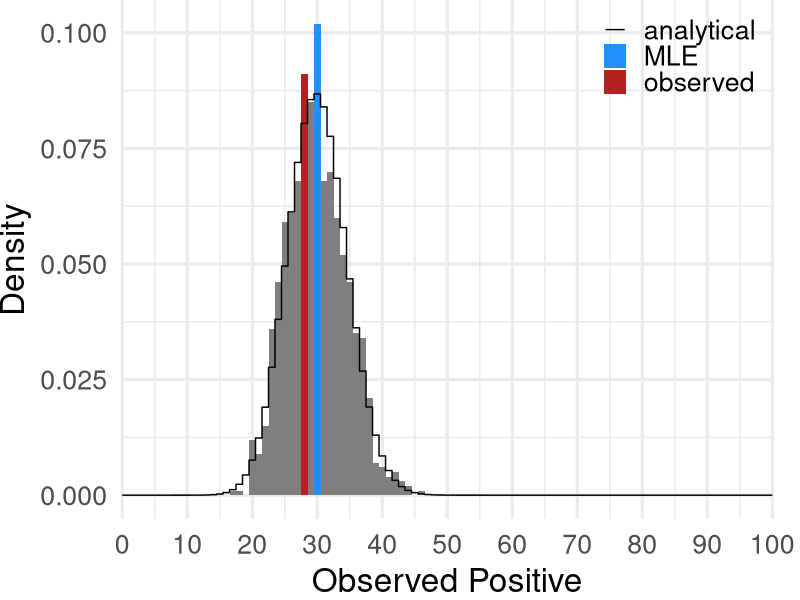
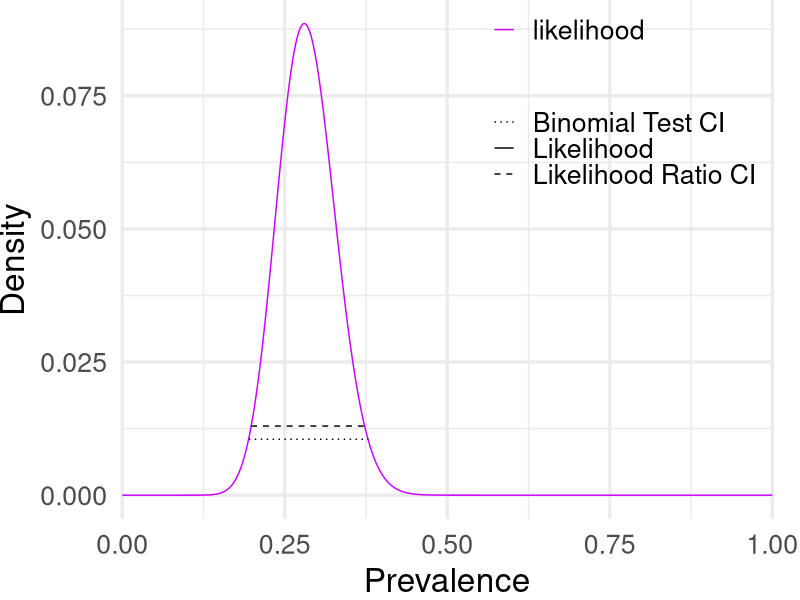
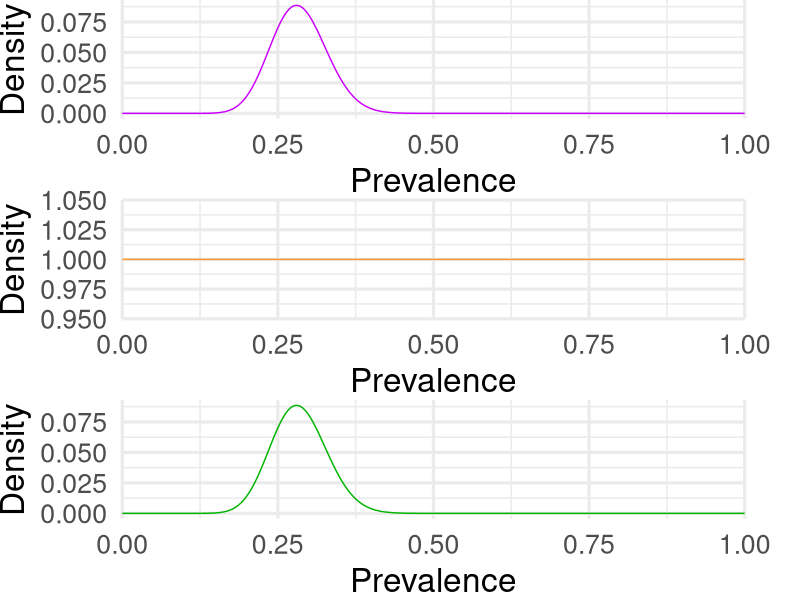
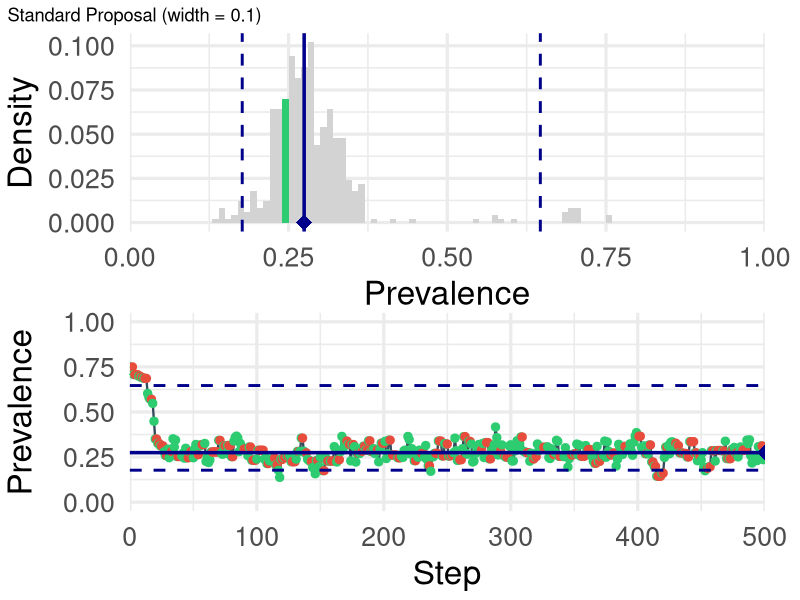
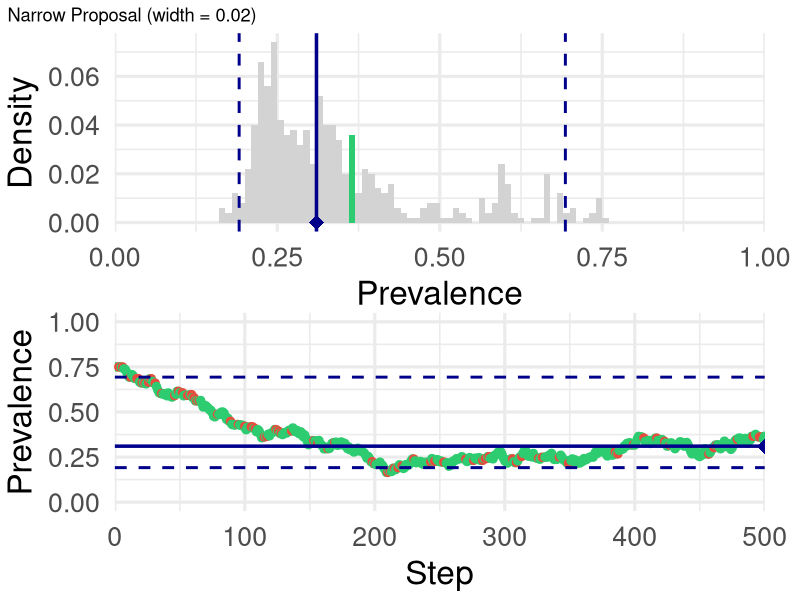
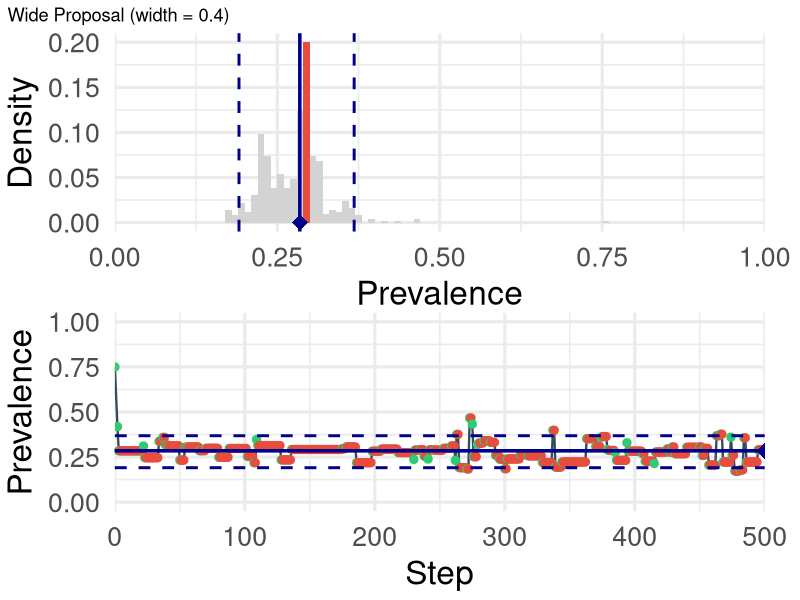
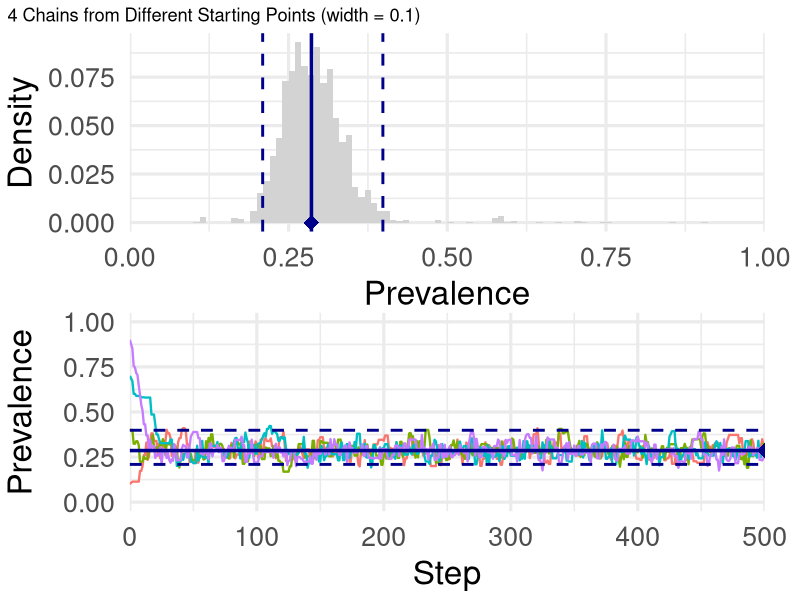

Generate these figures, in order, with R:
#' Introduction to Inference
#' [MMED](https://www.ici3d.org/MMED)
#' Steve Bellan 2012, 2015
#' Carl Pearson 2025, 2026
#' Claire Perrin Smith 2026
#'
#' By the end of this tutorial you should be able to:
#'  * Write a likelihood function for binomially distributed data
#'  * Explain the Metropolis-Hastings algorithm
#'  * Explain how proposal distribution affects MCMC convergence
#'  * Assess MCMC convergence with the Gelman-Rubin diagnostic
#'    and trace plots
#'
#' -----------------------------------------------------------------------------

################################################################################
# STEP 0: SETUP ################################################################
################################################################################

#' Setup the `???` object you need replace
`???` <- function(msg) {
  stop(sprintf("Error: you need to %s!", msg), call. = FALSE)
}

#' Load packages
library(dplyr)
library(tidyr)
library(ggplot2)
library(patchwork)

#' Setup Reference Plotting Colors
plot_colors <- c(
  posterior = "#00b300",
  likelihood = "#cc00ff",
  prior = "#ff9933",
  denom = "#0099ff",
  analytical = "#000000",
  MLE = "dodgerblue",
  observed = "firebrick",
  other_samples = "lightgrey"
)

#' Setup Reference Values
true_prevalence <- 0.3
sample_size <- 100L
observation <- 28L

#' define some reusable scales for plotting
scale_x_observed <- function(
  sample_size,
  name = "Observed Positive",
  breaks = seq(0, sample_size, by = 10),
  expand = expansion(mult = 0),
  limits = c(0, sample_size),
  ...
) {
  args <- as.list(environment())
  args$sample_size <- NULL
  do.call(scale_x_continuous, args)
}

scale_x_prevalence <- function(
  name = "Prevalence",
  limits = c(0, 1),
  expand = expansion(mult = 0),
  ...
) {
  do.call(scale_x_continuous, as.list(environment()))
}

scale_y_density <- function(name = "Density", ...) {
  do.call(scale_y_continuous, as.list(environment()))
}

scale_color_views <- function(
  name = NULL,
  values = plot_colors,
  aesthetics = c("color", "fill"),
  ...
) {
  do.call(scale_color_manual, as.list(environment()))
}

scale_linetype_views <- function(
  name = NULL,
  values = c(
    "Likelihood" = "solid",
    "Binomial Test CI" = "dotted",
    "Likelihood Ratio CI" = "dashed"
  ),
  ...
) {
  do.call(scale_linetype_manual, as.list(environment()))
}

theme_legend <- function(
  position = c(1, 1),
  justification = c(1, 1),
  ...
) {
  theme(
    legend.position = "inside",
    legend.position.inside = position,
    legend.justification.inside = justification,
    ...
  )
}

#' @title Likelihood Ratio Tester
#'
#' @param par a comparison parameter value
#' @param llFun the log-likelihood function, f(par)
#' @param llmle the log-likelihood of the MLE
#'
#'
likelihood_ratio <- function(
  par,
  llFun,
  llmle
) {
  2 * (llmle - llFun(par))
}

#' @title Solve Binomial Confidence Interval Limits
#'
#' @description Finds the confidence interval bounds on either side of the MLE for a binomial proportion
#' where the likelihood ratio statistic equals the target critical value from the chi-squared distribution.
#'
#' @param observed_positive integer; number of observed positive outcomes (successes)
#' @param sample_size integer; total number of trials
#' @param target_ci numeric; the target critical value from qchisq (e.g. qchisq(0.95, df = 1))
#'
#' @return A named numeric vector with the 'lower' and 'upper' confidence limits.
#' @examples
#' lr_binomial_ci(observed_positive = 23, sample_size = 100, target_ci = 0.95)
lr_binomial_ci <- function(observed_positive, sample_size, target_ci) {
  p_mle <- observed_positive / sample_size
  target_value <- qchisq(target_ci, 1)
  llmle <- dbinom(
    observed_positive,
    size = sample_size,
    prob = p_mle,
    log = TRUE
  )

  # Objective function to minimize: we want the absolute likelihood ratio to match target_ci
  obj_fun <- function(p) {
    (likelihood_ratio(
      par = p,
      llFun = \(p) {
        dbinom(observed_positive, size = sample_size, prob = p, log = TRUE)
      },
      llmle = llmle
    ) -
      target_value)^2
  }

  # Solve on the left side of the MLE (if p_mle > 0)
  if (p_mle == 0) {
    lower_bound <- 0
  } else {
    lower_bound <- optimize(obj_fun, interval = c(0, p_mle))$minimum
  }

  # Solve on the right side of the MLE (if p_mle < 1)
  if (p_mle == 1) {
    upper_bound <- 1
  } else {
    upper_bound <- optimize(obj_fun, interval = c(p_mle, 1))$minimum
  }

  return(c(lower_bound, upper_bound))
}

#' @examples
#' binomial_ci(observed_positive = 23, sample_size = 100, target_ci = 0.95)
binomial_ci <- function(observed_positive, sample_size, target_ci) {
  as.numeric(
    binom.test(
      observed_positive,
      sample_size,
      conf.level = target_ci
    )$conf.int
  )
}

################################################################################
# STEP 1: RECALL THE BINOMIAL ##################################################
################################################################################

#' First, let's simulate many experiments of sample_size = 100

set.seed(42)
random_samples <- data.frame(
  sample_id = seq_len(1000),
  observed_positive = rbinom(1000, sample_size, true_prevalence)
)

#' What is the probability of observing `observed_positive` in a sample of size
#' `sample_size`, given a true prevalence of `true_prevalence`?
dMystery <- function(
  observed_positive,
  sample_size,
  true_prevalence,
  log = FALSE
) {
  # dbinom is the probability mass function of the binomial distribution
  dbinom(
    observed_positive,
    size = sample_size,
    prob = true_prevalence,
    log = log
  )
}


#' @title A Distribution Plotting Function
#'
#' @param dSomething a distribution function, f(observed_position, sample_size, true_prevalence)
#' @param samples A data frame with `observed_positive` column
#' @param true_prevalence a proportion, number in [0, 1]; the true prevalence
#' @param sample_size The sample size
#' @param observation A particular value observed positive
#'
#' @return A ggplot object showing the distribution of the observed positives
distro_plot <- function(
  dSomething,
  samples,
  true_prevalence,
  sample_size,
  observation
) {
  ggplot(samples) +
    aes(x = observed_positive) +
    geom_histogram(
      aes(
        y = after_stat(density),
        fill = after_stat(case_when(
          x == round(true_prevalence * sample_size) ~ "MLE",
          x == observation ~ "observed",
          .default = "other samples"
        ))
      ),
      binwidth = 1L,
      center = 0
    ) +
    stat_function(
      mapping = aes(color = "analytical"),
      fun = \(x) dSomething(x, sample_size, true_prevalence),
      geom = "step",
      n = sample_size + 1,
      direction = "mid"
    ) +
    scale_x_observed(sample_size = sample_size) +
    scale_y_density() +
    scale_color_views() +
    coord_cartesian(clip = "off") +
    theme_minimal(base_size = 24) +
    theme_legend(plot.margin = margin(r = 20))
}

ggsave(
  "testing/binomial_distro.png",
  distro_plot(
    dMystery,
    random_samples,
    true_prevalence,
    sample_size,
    observation
  ),
  height = 4,
  width = 12,
  dpi = 1200,
  bg = "transparent"
)

#' #############################################################################
#' # STEP 2: RECALL LIKELIHOOD #################################################
#' #############################################################################

#' What is the likelihood of `true_prevalence` given `observed_positive` in a
#' sample of size `sample_size`?
lMystery <- function(
  true_prevalence,
  observed_positive = observation,
  sample_size = 100L,
  log = FALSE
) {
  dMystery(
    observed_positive = observed_positive,
    sample_size = sample_size,
    true_prevalence = true_prevalence,
    log = log
  )
}

#' @title A Likelihood Plotting Function
#'
#' @param lSomething a likelihood function
#' @param type a character string; the name of the likelihood function
#' @param observed_positive integer; the number of observed positive cases
#' @param sample_size integer; the sample size
#' @param x_label a character string; the label for the x-axis
#' @param y_label a character string; the label for the y-axis
#' @param title a character string; the title of the plot
#' @param show_legend a logical; whether to show the legend
#' @param lr_ci numeric vector of length 2; optionally, likelihood ratio CI limits
#' @param binom_ci numeric vector of length 2; optionally, binom.test CI limits
#' @param what a character string; alias for type
#'
#' @return A ggplot object showing the likelihood function
likelihood_plot <- function(
  lSomething,
  type = "likelihood",
  lr_ci = NULL,
  binom_ci = NULL,
  what = type
) {
  p <- ggplot() +
    geom_function(
      mapping = aes(color = what, linetype = "Likelihood"),
      fun = lSomething,
      n = 1001
    ) +
    scale_x_prevalence() +
    scale_y_density() +
    scale_color_views() +
    coord_cartesian(clip = "off") +
    theme_minimal(base_size = 24)

  # Optionally add likelihood ratio CI annotations
  if (!is.null(lr_ci)) {
    y_lr <- mean(lSomething(lr_ci))
    p <- p +
      geom_segment(aes(
        x = lr_ci[1],
        xend = lr_ci[2],
        y = y_lr,
        yend = y_lr,
        linetype = "Likelihood Ratio CI"
      ))
  }

  # Optionally add binom.test CI annotations
  if (!is.null(binom_ci)) {
    y_bt <- mean(lSomething(binom_ci))
    p <- p +
      geom_segment(aes(
        x = binom_ci[1],
        xend = binom_ci[2],
        y = y_bt,
        yend = y_bt,
        linetype = "Binomial Test CI"
      ))
  }

  if (!is.null(binom_ci) || !is.null(lr_ci)) {
    p <- p + scale_linetype_views()
  }

  return(p)
}

# draw and save likelhood function

# Calculate CI limits for plotting/annotation
lr_limits <- lr_binomial_ci(
  observed_positive = observation,
  sample_size = sample_size,
  target_ci = 0.95
)

binom_limits <- binomial_ci(
  observed_positive = observation,
  sample_size = sample_size,
  target_ci = 0.95
)

likelihood_curve_plot <- likelihood_plot(
  lMystery,
  lr_ci = lr_limits,
  binom_ci = binom_limits
)

ggsave(
  "testing/likelihood.png",
  likelihood_curve_plot + theme_legend(plot.margin = margin(r = 20)),
  height = 4,
  width = 12,
  dpi = 1200,
  bg = "transparent"
)

#' #############################################################################
#' # STEP 3: COMBINED LIKELIHOOD, PRIOR, AND POSTERIOR PLOTS #####################
#' #############################################################################

#' Introduce a prior which takes no position on the prevalence
priorMystery <- function(latent_probability) {
  dunif(latent_probability, 0, 1)
}

#' Define a function to calculate the posterior probability
posterior_fun <- function(
  priorMystery,
  lMystery,
  observed_positive = observation,
  sample_size = 100L
) {
  function(latent_probability) {
    return(
      lMystery(latent_probability, observed_positive, sample_size) *
        priorMystery(latent_probability)
    )
  }
}

# use a plotting function to display the prior, likelihood, and posterior

compare_plot <- function(
  orig_plot,
  prior_fun,
  likelihood_fun,
  observed_positive = observation,
  sample_size = 100L
) {
  (orig_plot /
    likelihood_plot(
      prior_fun,
      type = "prior"
    ) /
    likelihood_plot(
      posterior_fun(prior_fun, likelihood_fun, observed_positive, sample_size),
      type = "posterior"
    )) +
    plot_layout(guides = "collect")
}

combined_plot <- compare_plot(
  likelihood_plot(lMystery),
  priorMystery,
  lMystery
) &
  theme(legend.position = "none", plot.margin = margin(r = 20))

ggsave(
  "testing/combined_plots.png",
  combined_plot,
  height = 8,
  width = 12,
  dpi = 1200,
  bg = "transparent"
)

################################################################################
# STEP 4: MCMC in practice #####################################################
################################################################################

# write a proposal function, which moves symmetrically
# about the current value

proposalMystery <- function(initial_prevalence, proposal_width = 0.1) {
  return(initial_prevalence + proposal_width * runif(n = 1L, min = -1, max = 1))
}

# now let's iteratively use that proposal

# Initialize MCMC variables
set.seed(42)
max_steps <- 500
current_prev <- 0.75 # reasonable starting point
post_fun <- posterior_fun(priorMystery, lMystery, observation, sample_size)

# Safe posterior function that returns 0 if out of bounds to avoid warnings
safe_posterior <- function(p) {
  if (p < 0 || p > 1) {
    return(0)
  }
  return(post_fun(p))
}

make_mcmc_plot <- function(history_df, max_steps = 500, title = "", ci = NULL) {
  # Define bins
  bin_width <- 0.01
  bin_breaks <- seq(0, 1, by = bin_width)
  bin_centers <- seq(bin_width / 2, 1 - bin_width / 2, by = bin_width)

  # Bin history
  history_df$bin_center <- (floor(history_df$prevalence * 100) + 0.5) / 100

  # Calculate counts and pad empty bins
  bin_counts <- history_df |>
    group_by(bin_center) |>
    summarise(count = n(), .groups = 'drop') |>
    complete(bin_center = bin_centers, fill = list(count = 0))

  is_multichain <- "chain" %in% names(history_df)

  # Determine highlight color status for the final step
  last_idx <- nrow(history_df)
  if (is_multichain) {
    bin_counts$status <- "neutral"
  } else {
    current_prev <- history_df$prevalence[last_idx]
    current_bin <- (floor(current_prev * 100) + 0.5) / 100
    accepted_step <- history_df$accepted[last_idx]

    bin_counts <- bin_counts |>
      mutate(
        status = case_when(
          bin_center == current_bin & accepted_step ~ "accepted",
          bin_center == current_bin & !accepted_step ~ "rejected",
          TRUE ~ "neutral"
        )
      )
  }

  # Plot the posterior histogram
  p_step <- ggplot(bin_counts) +
    aes(x = bin_center, y = count / last_idx, fill = status) +
    geom_col(width = bin_width) +
    scale_fill_manual(
      values = c(
        "accepted" = "#2ECC71", # green
        "rejected" = "#E74C3C", # red
        "neutral" = "lightgrey"
      ),
      guide = "none"
    ) +
    scale_x_continuous(
      name = "Prevalence",
      limits = c(0, 1),
      expand = expansion(mult = 0)
    ) +
    scale_y_continuous(name = "Density") +
    theme_minimal(base_size = 24) +
    theme(plot.margin = margin(r = 20))

  # Trace plot
  if (is_multichain) {
    p_trace <- ggplot(history_df) +
      aes(x = step, y = prevalence, color = factor(chain)) +
      geom_line(linewidth = 0.8) +
      scale_x_continuous(
        name = "Step",
        limits = c(0, max_steps),
        expand = expansion(mult = 0)
      ) +
      scale_y_continuous(
        name = "Prevalence",
        limits = c(0, 1)
      ) +
      theme_minimal(base_size = 24) +
      theme(
        plot.margin = margin(r = 20),
        legend.position = "none"
      )
  } else {
    p_trace <- ggplot(history_df) +
      aes(x = step, y = prevalence) +
      geom_line(color = "#354B5E", linewidth = 0.8) +
      geom_point(aes(color = accepted), size = 2.5) +
      scale_color_manual(
        values = c("TRUE" = "#2ECC71", "FALSE" = "#E74C3C"),
        guide = "none"
      ) +
      scale_x_continuous(
        name = "Step",
        limits = c(0, max_steps),
        expand = expansion(mult = 0)
      ) +
      scale_y_continuous(
        name = "Prevalence",
        limits = c(0, 1)
      ) +
      theme_minimal(base_size = 24) +
      theme(plot.margin = margin(r = 20))
  }

  # Optionally add median and CI annotations
  if (!is.null(ci)) {
    lowerq <- 1 - (1 - ci) / 2
    upperq <- (1 - ci) / 2
    qs <- quantile(
      history_df$prevalence,
      c(lowerq, 0.5, upperq),
      na.rm = TRUE
    )

    p_step <- p_step +
      geom_vline(
        xintercept = c(qs[1], qs[3]),
        linetype = "dashed",
        color = "darkblue",
        linewidth = 1
      ) +
      geom_vline(
        xintercept = qs[2],
        linetype = "solid",
        color = "darkblue",
        linewidth = 1.2
      ) +
      geom_point(
        data = data.frame(x = qs[2], y = 0),
        aes(x = x, y = y),
        color = "darkblue",
        size = 5,
        shape = 18,
        inherit.aes = FALSE
      )

    p_trace <- p_trace +
      geom_hline(
        yintercept = c(qs[1], qs[3]),
        linetype = "dashed",
        color = "darkblue",
        linewidth = 1
      ) +
      geom_hline(
        yintercept = qs[2],
        linetype = "solid",
        color = "darkblue",
        linewidth = 1.2
      ) +
      geom_point(
        data = data.frame(x = max_steps, y = qs[2]),
        aes(x = x, y = y),
        color = "darkblue",
        size = 5,
        shape = 18,
        inherit.aes = FALSE
      )
  }

  # Return stacked plot (vertical combination)
  return((p_step / p_trace) + plot_annotation(title = title))
}

run_mcmc_sampling <- function(
  start_prev = 0.75,
  max_steps = 500,
  proposal_width = 0.1,
  post_fun = post_fun,
  mode = "single"
) {
  current_prev <- start_prev
  current_post <- safe_posterior(current_prev)

  # Accumulate history
  history_df <- list(data.frame(
    step = 0,
    prevalence = current_prev,
    accepted = TRUE,
    bin_center = (floor(current_prev * 100) + 0.5) / 100
  ))

  step_counter <- 1

  while (step_counter < max_steps) {
    # 1. Propose new value
    proposal_prev <- proposalMystery(
      current_prev,
      proposal_width = proposal_width
    )

    # 2. Calculate safe posterior densities
    proposal_post <- safe_posterior(proposal_prev)

    # 3. Calculate Metropolis-Hastings acceptance ratio
    if (current_post == 0) {
      metro_hastings_ratio <- 1
    } else {
      metro_hastings_ratio <- proposal_post / current_post
    }

    # 4. Accept or reject
    accepted_step <- FALSE
    if (runif(1) < metro_hastings_ratio) {
      current_prev <- proposal_prev
      current_post <- proposal_post
      accepted_step <- TRUE
    }

    # Increment step and record
    step_counter <- step_counter + 1
    history_df[[length(history_df) + 1]] <- data.frame(
      step = step_counter,
      prevalence = current_prev,
      accepted = accepted_step,
      bin_center = (floor(current_prev * 100) + 0.5) / 100
    )

    # Prompt the user for decision
    if (interactive() && mode != "continue") {
      p_combined <- make_mcmc_plot(
        do.call(rbind, history_df),
        max_steps = max_steps,
        title = paste("Interactive MCMC: Step", step_counter, "of", max_steps)
      )
      print(p_combined)
      ans <- readline(
        "Press [Enter] for next step, 'c' to run remaining to 500, or 'q' to quit: "
      )
      ans <- tolower(trimws(ans))
      if (ans == "q") {
        break
      } else if (ans == "c") {
        mode <- "continue"
      }
    }
  }

  return(do.call(rbind, history_df))
}

# Apply MCMC with the default/standard proposal width (0.1)
chain_standard <- run_mcmc_sampling(
  start_prev = 0.75,
  max_steps = max_steps,
  proposal_width = 0.1,
  post_fun = post_fun,
  mode = "single"
)

# Apply MCMC with a narrower proposal width (0.02)
chain_narrow <- run_mcmc_sampling(
  start_prev = 0.75,
  max_steps = max_steps,
  proposal_width = 0.02,
  post_fun = post_fun,
  mode = "continue"
)

# Apply MCMC with a wider proposal width (0.4)
chain_wide <- run_mcmc_sampling(
  start_prev = 0.75,
  max_steps = max_steps,
  proposal_width = 0.4,
  post_fun = post_fun,
  mode = "continue"
)

# Save widescreen plots for slides (16:9 ratio)
ggsave(
  "testing/mcmc_standard.png",
  make_mcmc_plot(
    chain_standard,
    max_steps = max_steps,
    title = "Standard Proposal (width = 0.1)",
    ci = 0.95
  ),
  width = 12,
  height = 6.75,
  dpi = 1200,
  bg = "transparent"
)

ggsave(
  "testing/mcmc_narrow.png",
  make_mcmc_plot(
    chain_narrow,
    max_steps = max_steps,
    title = "Narrow Proposal (width = 0.02)",
    ci = 0.95
  ),
  width = 12,
  height = 6.75,
  dpi = 1200,
  bg = "transparent"
)

ggsave(
  "testing/mcmc_wide.png",
  make_mcmc_plot(
    chain_wide,
    max_steps = max_steps,
    title = "Wide Proposal (width = 0.4)",
    ci = 0.95
  ),
  width = 12,
  height = 6.75,
  dpi = 1200,
  bg = "transparent"
)

# Run 4 chains starting from different points with standard proposal width (0.1)
start_points <- c(0.1, 0.4, 0.7, 0.9)
chains_list <- list()
for (i in seq_along(start_points)) {
  chain_data <- run_mcmc_sampling(
    start_prev = start_points[i],
    max_steps = max_steps,
    proposal_width = 0.1,
    post_fun = post_fun,
    mode = "continue"
  )
  chain_data$chain <- paste("Chain", i)
  chains_list[[i]] <- chain_data
}
chains_combined <- do.call(rbind, chains_list)

ggsave(
  "testing/mcmc_multichain.png",
  make_mcmc_plot(
    chains_combined,
    max_steps = max_steps,
    title = "4 Chains from Different Starting Points (width = 0.1)",
    ci = 0.95
  ),
  width = 12,
  height = 6.75,
  dpi = 1200,
  bg = "transparent"
)
